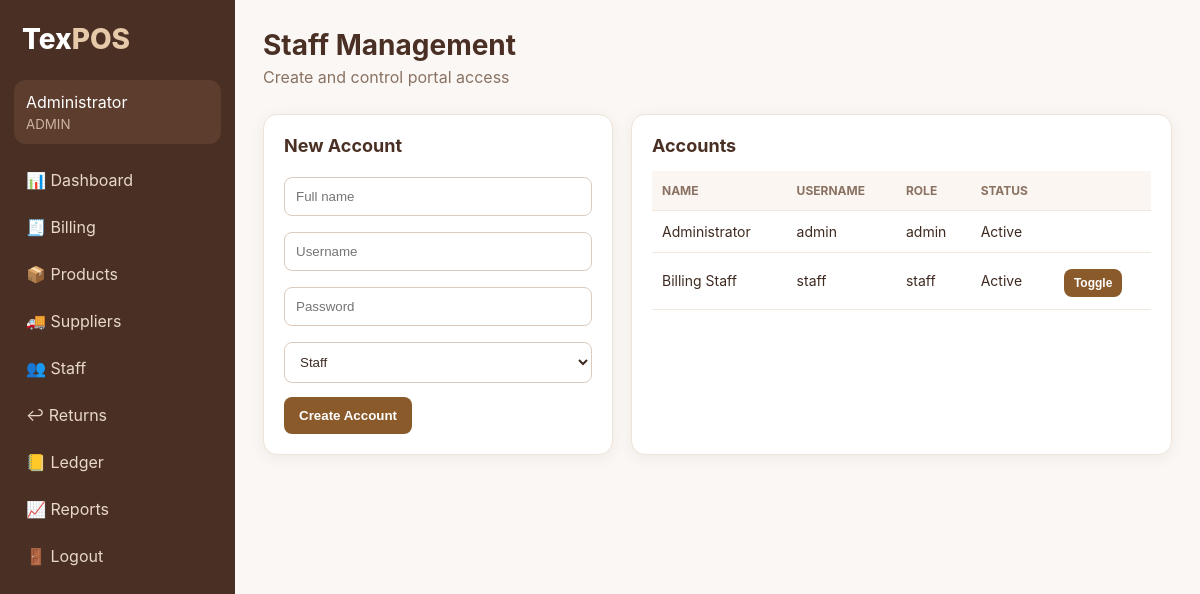
Page /staff (signed in) on the committed database.
### tables this page shows
CREATE TABLE users(
      id INTEGER PRIMARY KEY AUTOINCREMENT, name TEXT NOT NULL, username TEXT UNIQUE NOT NULL,
      password TEXT NOT NULL, role TEXT NOT NULL CHECK(role IN ('admin','staff')), active INTEGER DEFAULT 1);

### app.py (the view)
@app.route('/staff', methods=['GET','POST'])
@login_required('admin')
def staff():
    c=db()
    if request.method=='POST':
        d=request.form
        try:
            c.execute('INSERT INTO users(name,username,password,role) VALUES(?,?,?,?)',(d['name'],d['username'],generate_password_hash(d['password']),d.get('role','staff'))); c.commit(); flash('Staff account created','success')
        except Exception as e: flash(str(e),'danger')
    rows=c.execute('SELECT id,name,username,role,active FROM users ORDER BY id').fetchall(); c.close(); return render_template('staff.html',staff=rows)

### app.py (called while the page is built)
def db():
    c = sqlite3.connect(DB)
    c.row_factory = sqlite3.Row
    c.execute('PRAGMA foreign_keys=ON')
    return c

def login_required(role=None):
    def deco(fn):
        from functools import wraps
        @wraps(fn)
        def wrapper(*a,**kw):
            if 'user_id' not in session: return redirect(url_for('login'))
            if role and session.get('role') != role: return redirect(url_for('dashboard'))
            return fn(*a,**kw)
        return wrapper
    return deco

@app.context_processor
def inject():
    return {'current_user': session.get('name'), 'role': session.get('role')}

### templates/staff.html
{% extends 'base.html' %}{% block content %}<div class="top"><div><h1>Staff Management</h1><p>Create and control portal access</p></div></div><div class="grid2"><form class="panel" method="post"><h2>New Account</h2><input name="name" placeholder="Full name" required><input name="username" placeholder="Username" required><input name="password" type="password" placeholder="Password" required><select name="role"><option value="staff">Staff</option><option value="admin">Admin</option></select><button>Create Account</button></form><section class="panel"><h2>Accounts</h2><table><tr><th>Name</th><th>Username</th><th>Role</th><th>Status</th><th></th></tr>{% for s in staff %}<tr><td>{{s.name}}</td><td>{{s.username}}</td><td>{{s.role}}</td><td>{{'Active' if s.active else 'Disabled'}}</td><td>{% if s.id != session.user_id %}<form method="post" action="{{url_for('staff_toggle',id=s.id)}}"><button class="small">Toggle</button></form>{% endif %}</td></tr>{% endfor %}</table></section></div>{% endblock %}

### templates/base.html
<!doctype html><html><head><meta charset="utf-8"><meta name="viewport" content="width=device-width,initial-scale=1"><title>TexPOS</title><link rel="stylesheet" href="{{url_for('static',filename='style.css')}}"></head><body>
{% if current_user %}<aside class="sidebar"><div class="brand">Tex<span>POS</span></div><div class="user">{{current_user}}<small>{{role|upper}}</small></div><nav>
<a href="{{url_for('dashboard')}}">📊 Dashboard</a><a href="{{url_for('billing')}}">🧾 Billing</a>{% if role=='admin' %}<a href="{{url_for('products')}}">📦 Products</a><a href="{{url_for('suppliers')}}">🚚 Suppliers</a><a href="{{url_for('staff')}}">👥 Staff</a><a href="{{url_for('returns')}}">↩ Returns</a><a href="{{url_for('ledger')}}">📒 Ledger</a><a href="{{url_for('reports')}}">📈 Reports</a>{% else %}<a href="{{url_for('returns')}}">↩ Returns</a>{% endif %}<a href="{{url_for('logout')}}">🚪 Logout</a></nav></aside><main class="main">{% else %}<main>{% endif %}
{% with messages=get_flashed_messages(with_categories=true) %}{% for cat,msg in messages %}<div class="alert {{cat}}">{{msg}}</div>{% endfor %}{% endwith %}{% block content %}{% endblock %}</main></body></html>

### static/style.css (style rules this page uses)
* { box-sizing:border-box }
body { margin:0;font-family:Inter,Arial,sans-serif;background:#faf7f4;color:#3e2a20 }
a { color:#8b5a2b;text-decoration:none }
.sidebar { position:fixed;left:0;top:0;bottom:0;width:235px;background:#4a3024;color:#fff;padding:22px 14px }
.brand { font-size:28px;font-weight:800;margin:0 8px 24px }
.brand span { color:#e6c9a8 }
.user { padding:12px;background:#5c3d2e;border-radius:12px;margin-bottom:14px }
.user small { display:block;color:#cdb4a0;margin-top:4px }
.sidebar nav a { display:block;color:#e8d8c8;padding:12px;border-radius:9px;margin:3px 0 }
.main { margin-left:235px;padding:28px;max-width:1500px }
.top { display:flex;justify-content:space-between;align-items:center;gap:15px;margin-bottom:22px }
.top h1 { margin:0;font-size:28px;color:#4a3024 }
.top p { color:#8a7263;margin:5px 0 }
.btn,button { background:#8b5a2b;color:white;border:0;border-radius:8px;padding:11px 15px;cursor:pointer;font-weight:600 }
.card,.panel { background:#fff;border:1px solid #eee3d8;border-radius:14px;padding:20px;box-shadow:0 3px 16px rgba(74,48,36,.06) }
.grid2 { display:grid;grid-template-columns:350px 1fr;gap:18px }
.panel h2 { margin-top:0;font-size:18px;color:#4a3024 }
.panel input,.panel select,.panel textarea,.totals input,.totals select,.login-card input { width:100%;padding:11px;border:1px solid #dccbbd;border-radius:8px;margin:6px 0 10px;background:#fff;color:#3e2a20 }
.panel button { margin-top:4px }
table { width:100%;border-collapse:collapse }
th,td { text-align:left;padding:12px 10px;border-bottom:1px solid #f0e7df;font-size:14px }
th { color:#8a7263;font-size:12px;text-transform:uppercase;background:#fbf6f1 }
.small { padding:7px 10px;font-size:12px }

### rows in the picture
users: name "Administrator", username "admin", role "admin", active "Active"
users: name "Billing Staff", username "staff", role "staff", active "Active"

### other values in the picture
{{ role|upper }} "ADMIN"
